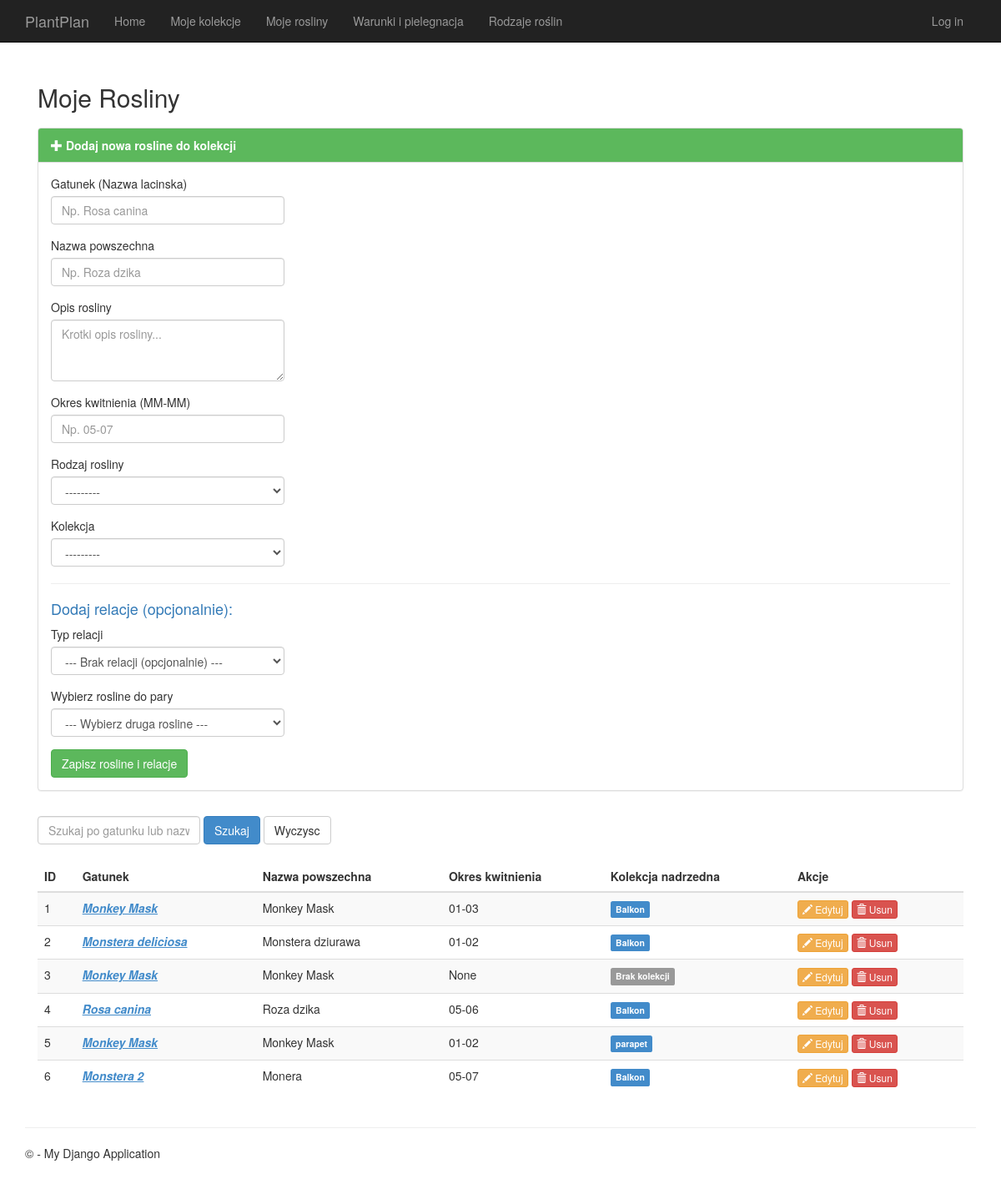
/rosliny/, run on the app's committed database.
### app/models.py (models this page shows, shortened)
class Rodzaj(models.Model):
    id_rodzaju = models.AutoField(primary_key=True)
    rodzaj = models.CharField(max_length=100)
    id_warunku = models.ForeignKey(WarunkiHodowli, models.DO_NOTHING, db_column='id_warunku', blank=True, null=True)
    class Meta:
        db_table = 'rodzaj'
        indexes = [
            models.Index(fields=['rodzaj'], name='idx_rodzaj_nazwa'),
        ]
    def __str__(self):
        return self.rodzaj

class Kolekcja(models.Model):
    id_kolekcji = models.AutoField(primary_key=True)
    nazwa_kolekcji = models.CharField(max_length=100)
    data_posadzenia = models.DateField(blank=True, null=True)
    status = models.CharField(max_length=50, blank=True, null=True)
    temperatura = models.DecimalField(max_digits=5, decimal_places=2, blank=True, null=True)
    id_warunku = models.ForeignKey(WarunkiHodowli, models.DO_NOTHING, db_column='id_warunku', blank=True, null=True)
    class Meta:
        db_table = 'kolekcja'
        indexes = [
            models.Index(fields=['status'], name='idx_kolekcja_status'),
            models.Index(fields=['data_posadzenia'], name='idx_kolekcja_data'),
        ]
    def __str__(self):
        return self.nazwa_kolekcji

class Roslina(models.Model):
    id_rosliny = models.AutoField(primary_key=True)
    gatunek = models.CharField(max_length=100, db_index=True)
    nazwa_powszechna = models.CharField(max_length=100, blank=True, null=True, db_index=True)
    opis = models.TextField(blank=True, null=True)
    okres_kwitnienia = models.CharField(max_length=50, blank=True, null=True)
    id_rodzaju = models.ForeignKey(Rodzaj, models.DO_NOTHING, db_column='id_rodzaju', blank=True, null=True, related_name='rosliny')
    id_kolekcji = models.ForeignKey(Kolekcja, models.DO_NOTHING, db_column='id_kolekcji', blank=True, null=True, related_name='rosliny')
    class Meta:
        db_table = 'roslina'
        indexes = [
            models.Index(fields=['gatunek', 'nazwa_powszechna'], name='idx_roslina_gatunek_nazwa'),
            models.Index(fields=['okres_kwitnienia'], name='idx_roslina_kwitnienie'),
            models.Index(fields=['id_kolekcji'], name='idx_roslina_kolekcja'),
        ]
    def __str__(self):
        return self.nazwa_powszechna if self.nazwa_powszechna else self.gatunek

### app/views.py (the view)
# urls.py: path('rosliny/', views.moje_rosliny, name='moje_rosliny'),
def moje_rosliny(request):
    query = request.GET.get('q', '').strip()
    rosliny_list = Roslina.objects.select_related(
        'id_kolekcji', 'id_rodzaju', 'id_rodzaju__id_warunku'
    ).all()
    if query:
        rosliny_list = rosliny_list.filter(nazwa_powszechna__icontains=query) | \
                       rosliny_list.filter(gatunek__icontains=query)
    if request.method == 'POST':
        form = RoslinaForm(request.POST)
        form_relacja = RelacjaForm(request.POST)
        if form.is_valid():
            nowa_roslina = form.save()
            typ_relacji = request.POST.get('typ_relacji')
            id_rosliny_2 = request.POST.get('id_rosliny_2')
            if typ_relacji and id_rosliny_2:
                try:
                    druga_roslina = Roslina.objects.get(pk=id_rosliny_2)
                    Relacja.objects.create(
                        typ_relacji=typ_relacji,
                        id_rosliny_1=nowa_roslina,
                        id_rosliny_2=druga_roslina
                    )
                    messages.success(request, 'Roslina oraz relacja zostaly dodane.')
                except Exception:
                    messages.warning(request, 'Roslina dodana, ale blad przy tworzeniu relacji.')
            else:
                messages.success(request, 'Roslina zostala dodana.')
            return redirect('moje_rosliny')
    else:
        form = RoslinaForm()
        form_relacja = RelacjaForm()
    return render(request, 'app/moje_rosliny.html', {
        'rosliny': rosliny_list,
        'form': form,
        'form_relacja': form_relacja,
        'title': 'Moje Rosliny',
        'query': query,
    })

### app/forms.py
class RoslinaForm(forms.ModelForm):
    class Meta:
        model = Roslina
        fields = ['gatunek', 'nazwa_powszechna', 'opis', 'okres_kwitnienia', 'id_rodzaju', 'id_kolekcji']
        widgets = {
            'gatunek': forms.TextInput(attrs={'class': 'form-control', 'placeholder': 'Np. Rosa canina'}),
            'nazwa_powszechna': forms.TextInput(attrs={'class': 'form-control', 'placeholder': 'Np. Roza dzika'}),
            'opis': forms.Textarea(attrs={'class': 'form-control', 'rows': 3, 'placeholder': 'Krotki opis rosliny...'}),
            'okres_kwitnienia': forms.TextInput(attrs={'class': 'form-control', 'placeholder': 'Np. 05-07'}),
            'id_rodzaju': forms.Select(attrs={'class': 'form-control'}),
            'id_kolekcji': forms.Select(attrs={'class': 'form-control'}),
        }
        labels = {
            'gatunek': 'Gatunek (Nazwa lacinska)',
            'nazwa_powszechna': 'Nazwa powszechna',
            'opis': 'Opis rosliny',
            'okres_kwitnienia': 'Okres kwitnienia (MM-MM)',
            'id_rodzaju': 'Rodzaj rosliny',
            'id_kolekcji': 'Kolekcja',
        }

class RelacjaForm(forms.ModelForm):
    def __init__(self, *args, **kwargs):
        super(RelacjaForm, self).__init__(*args, **kwargs)
        self.fields['typ_relacji'].required = False
        self.fields['id_rosliny_2'].required = False
        self.fields['id_rosliny_1'].required = False
        self.fields['typ_relacji'].choices = [('', '--- Brak relacji (opcjonalnie) ---')] + list(self.fields['typ_relacji'].choices)[1:]
        self.fields['id_rosliny_2'].choices = [('', '--- Wybierz druga rosline ---')] + list(self.fields['id_rosliny_2'].choices)[1:]
    class Meta:
        model = Relacja
        fields = ['typ_relacji', 'id_rosliny_1', 'id_rosliny_2']
        widgets = {
            'typ_relacji': forms.Select(attrs={'class': 'form-control'}),
            'id_rosliny_1': forms.Select(attrs={'class': 'form-control'}),
            'id_rosliny_2': forms.Select(attrs={'class': 'form-control'}),
        }
        labels = {
            'typ_relacji': 'Typ relacji',
            'id_rosliny_1': 'Roslina 1',
            'id_rosliny_2': 'Wybierz rosline do pary',
        }

### app/templates/app/moje_rosliny.html (shortened to what this page needs)
{% extends "app/layout.html" %}
{% block content %}
<div class="container" style="margin-top: 30px;">
    <div style="margin-bottom: 20px;">
        <h2>{{ title }}</h2>
    </div>
    <div class="panel panel-default" style="margin-bottom: 30px;">
        <div class="panel-heading" style="background-color: #5cb85c; color: white; font-weight: bold;">
            <span class="glyphicon glyphicon-plus"></span> Dodaj nowa rosline do kolekcji
        </div>
        <div class="panel-body">
            <form method="post" action="">
                {% for field in form %}
                <div class="form-group">
                    <label style="font-weight: normal;">{{ field.label }}</label>
                    {{ field }}
                </div>
                {% endfor %}
                <hr style="border-top: 1px solid #eee;">
                <h4 style="color: #337ab7;">Dodaj relacje (opcjonalnie):</h4>
                {% for field in form_relacja %}
                {% if field.name != 'id_rosliny_1' %}
                <div class="form-group">
                    <label style="font-weight: normal;">{{ field.label }}</label>
                    {{ field }}
                </div>
                {% endif %}
                {% endfor %}
                <button type="submit" class="btn btn-success">Zapisz rosline i relacje</button>
            </form>
        </div>
    </div>
    <div class="row" style="margin-bottom: 20px;">
        <div class="col-md-12">
            <form method="GET" action="{% url 'moje_rosliny' %}" class="form-inline">
                <div class="form-group">
                    <input type="text" name="q" class="form-control" placeholder="Szukaj po gatunku lub nazwie..." value="{{ query|default:'' }}">
                </div>
                <button type="submit" class="btn btn-primary">Szukaj</button>
                <a href="{% url 'moje_rosliny' %}" class="btn btn-default">Wyczysc</a>
            </form>
        </div>
    </div>
    <table class="table table-striped table-hover">
        <thead class="thead-dark">
            <tr>
                <th>ID</th>
                <th>Gatunek</th>
                <th>Nazwa powszechna</th>
                <th>Okres kwitnienia</th>
                <th>Kolekcja nadrzedna</th>
                <th>Akcje</th>
            </tr>
        </thead>
        <tbody>
            {% for roslina in rosliny %}
            <tr>
                <td>{{ roslina.id_rosliny }}</td>
                <td>
                    <a href="#" class="edit-plant-btn" style="cursor: pointer; font-weight: bold; text-decoration: underline;"
                       data-toggle="modal"
                       data-target="#editPlantModal"
                       data-id="{{ roslina.id_rosliny }}"
                       data-gatunek="{{ roslina.gatunek }}"
                       data-nazwa="{{ roslina.nazwa_powszechna|default:'' }}"
                       data-opis="{{ roslina.opis|default:'' }}"
                       data-okres="{{ roslina.okres_kwitnienia|default:'' }}"
                       data-kolekcja="{{ roslina.id_kolekcji.id_kolekcji|default:'' }}"
                       data-rodzaj="{{ roslina.id_rodzaju.id_rodzaju|default:'' }}">
                        <em>{{ roslina.gatunek }}</em>
                    </a>
                </td>
                <td>{{ roslina.nazwa_powszechna }}</td>
                <td>{{ roslina.okres_kwitnienia }}</td>
                <td>
                    {% if roslina.id_kolekcji %}
                    <span class="label label-primary">{{ roslina.id_kolekcji.nazwa_kolekcji }}</span>
                    {% else %}
                    <span class="label label-default">Brak kolekcji</span>
                    {% endif %}
                </td>
                <td>
                    <button type="button" class="btn btn-warning btn-xs edit-plant-btn"
                            data-toggle="modal"
                            data-target="#editPlantModal"
                            data-id="{{ roslina.id_rosliny }}"
                            data-gatunek="{{ roslina.gatunek }}"
                            data-nazwa="{{ roslina.nazwa_powszechna|default:'' }}"
                            data-opis="{{ roslina.opis|default:'' }}"
                            data-okres="{{ roslina.okres_kwitnienia|default:'' }}"
                            data-kolekcja="{{ roslina.id_kolekcji.id_kolekcji|default:'' }}"
                            data-rodzaj="{{ roslina.id_rodzaju.id_rodzaju|default:'' }}">
                        <span class="glyphicon glyphicon-pencil"></span> Edytuj
                    </button>
                    <form method="post" action="{% url 'usun_rosline' roslina.id_rosliny %}" style="display:inline;" onsubmit="return confirm('Czy na pewno chcesz usunac te rosline?');">
                        <button type="submit" class="btn btn-danger btn-xs">
                            <span class="glyphicon glyphicon-trash"></span> Usun
                        </button>
                    </form>
                </td>
            </tr>
            {% empty %}
            <tr>
                <td colspan="6" class="text-center text-danger">Brak roslin w bazie danych. Dodaj pierwsza uzywajac formularza powyzej!</td>
            </tr>
            {% endfor %}
        </tbody>
    </table>
</div>
{% endblock %}

### app/templates/app/layout.html (shortened to what this page needs)
<!DOCTYPE html>
<html>
<head>
    {% load static %}
    <link rel="stylesheet" type="text/css" href="{% static 'app/content/bootstrap.min.css' %}" />
    <link rel="stylesheet" type="text/css" href="{% static 'app/content/site.css' %}" />
</head>
<body>
    <div class="navbar navbar-inverse navbar-fixed-top">
        <div class="container">
            <div class="navbar-header">
                <a href="/" class="navbar-brand">PlantPlan</a>
            </div>
            <div class="navbar-collapse collapse">
                <ul class="nav navbar-nav">
                    <li><a href="{% url 'home' %}">Home</a></li>
                    <li><a href="{% url 'moje_kolekcje' %}">Moje kolekcje</a></li>
                    <li><a href="{% url 'moje_rosliny' %}">Moje rosliny</a></li>
                    <li><a href="{% url 'pielegnacja' %}">Warunki i pielegnacja</a></li>
                    <li><a href="{% url 'rodzaje' %}">Rodzaje roślin</a></li>
                </ul>
                {% include 'app/loginpartial.html' %}
            </div>
        </div>
    </div>
    <div class="container body-content">
{% block content %}{% endblock %}
        <hr/>
        <footer>
            <p>&copy; {{ year }} - My Django Application</p>
        </footer>
    </div>
</body>
</html>

### app/templates/app/loginpartial.html
{% if user.is_authenticated %}
<form id="logoutForm" action="/logout/" method="post" class="navbar-right">
    {% csrf_token %}
    <ul class="nav navbar-nav navbar-right">
        <li><span class="navbar-brand">Hello {{ user.username }}!</span></li>
        <li><a href="javascript:document.getElementById('logoutForm').submit()">Log off</a></li>
    </ul>
</form>
{% else %}
<ul class="nav navbar-nav navbar-right">
    <li><a href="{% url 'login' %}">Log in</a></li>
</ul>
{% endif %}

### app/static/app/content/site.css (style rules this page uses)
body { padding-top: 50px; padding-bottom: 20px; }
.body-content { padding-left: 15px; padding-right: 15px; }
input, select, textarea { max-width: 280px; }

### data on the page
Rodzaj: form "---------"
Kolekcja: form "---------"
Roslina: id_rosliny "1", gatunek "Monkey Mask", nazwa_powszechna "Monkey Mask", okres_kwitnienia "01-03", id_kolekcji.nazwa_kolekcji "Balkon"
Roslina: id_rosliny "2", gatunek "Monstera deliciosa", nazwa_powszechna "Monstera dziurawa", okres_kwitnienia "01-02", id_kolekcji.nazwa_kolekcji "Balkon"
Roslina: id_rosliny "3", gatunek "Monkey Mask", nazwa_powszechna "Monkey Mask", okres_kwitnienia "None", shows "Brak kolekcji"
Roslina: id_rosliny "4", gatunek "Rosa canina", nazwa_powszechna "Roza dzika", okres_kwitnienia "05-06", id_kolekcji.nazwa_kolekcji "Balkon"
Roslina: id_rosliny "5", gatunek "Monkey Mask", nazwa_powszechna "Monkey Mask", okres_kwitnienia "01-02", id_kolekcji.nazwa_kolekcji "parapet"
Roslina: id_rosliny "6", gatunek "Monstera 2", nazwa_powszechna "Monera", okres_kwitnienia "05-07", id_kolekcji.nazwa_kolekcji "Balkon"

### other printed values
{{ title }} "Moje Rosliny"
{{ field.label }} "Gatunek (Nazwa lacinska)" "Nazwa powszechna" "Opis rosliny" "Okres kwitnienia (MM-MM)" "Rodzaj rosliny" "Kolekcja"
{{ field.label }} "Typ relacji" "Wybierz rosline do pary"
